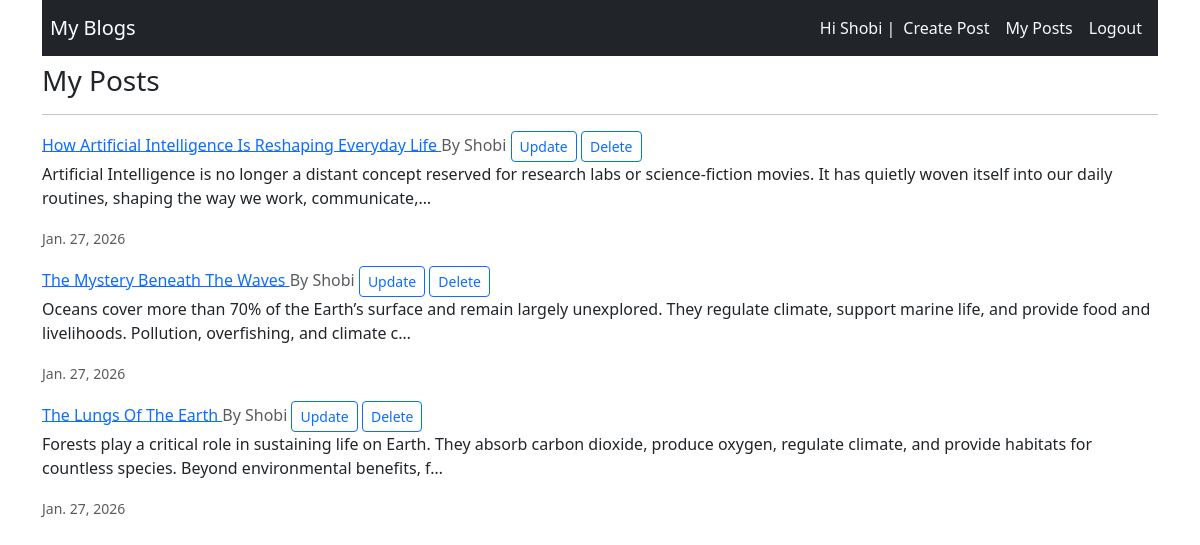
/my-posts/ (signed in), run on the app's committed database.
### blog/models.py (models this page shows, shortened)
class Post(models.Model):
    title = models.CharField(max_length=200)
    content = models.TextField()
    author = models.ForeignKey(User,on_delete=models.CASCADE)
    created_at = models.DateTimeField(auto_now_add=True)

### blog/views.py (the view)
# urls.py: path('my-posts/',views.my_posts,name="my-posts"),
@login_required
def my_posts(request):
    posts = Post.objects.filter(author=request.user)
    return render(request,"my_post.html",{'posts':posts})

### blog/templates/my_post.html
{% extends "base.html" %}
{% block content %}
<h3>My Posts</h3>
<hr>
      {% for post in posts %}
        <div class="Card mb-3">
          <a href="{% url 'detail-post' post.id%}" class="card-title text-primary">{{post.title | title}} </a><span class="text-muted">By {{post.author}}</span></a>
          {% if user == post.author %}
           <a href="{% url 'update-post' post.id%}" class="btn btn-sm btn-outline-primary">Update</a>
           <a href="{% url 'delete-post' post.id%}" class="btn btn-sm btn-outline-primary">Delete</a>
          {% endif %}
          <div class="Card-body">
            <p class="card-text">{{post.content | truncatechars:200}}</p>
            <small class="text-muted">{{post.created_at | date }}</small>
          </div>
        </div>
      {% empty %}
        <p>No posts available</p>
      {% endfor %}
{% endblock content %}

### blog/templates/base.html (shortened to what this page needs)
<!doctype html>
<html lang="en">
  <head>
    <link href="https://cdn.jsdelivr.net/npm/bootstrap@5.3.2/dist/css/bootstrap.min.css" rel="stylesheet">
  </head>
  <body>
    <div class="container">
      <nav class="navbar navbar-expand-lg navbar-dark bg-dark">
        <a class="navbar-brand ms-2" href="{% url 'all-posts' %}">My Blogs</a>
        <div class="collapse navbar-collapse" id="navbarNav">
          <ul class="navbar-nav ms-auto me-2">
            {% if user.is_authenticated %}
              <li class="nav-item text-light mt-2">
                  Hi {{ user.username }} |
              </li>
              <li class="nav-item">
                <a href="{% url 'create-post' %}" class="nav-link text-light">Create Post</a>
              </li>
              <li class="nav-item">
                <a href="{% url 'my-posts' %}" class="nav-link text-light">My Posts</a>
              </li>
              <li class="nav-item">
                <a href="{% url 'logout' %}" class="nav-link text-light">Logout</a>
              </li>
            {% endif %}
          </ul>
        </div>
      </nav>
      {% block content %}{% endblock content %}
    </div>
  </body>
</html>

### data on the page
Post: title "How Artificial Intelligence Is Reshaping Everyday Life", author "Shobi", shows "Update", content "Artificial Intelligence is no longer a distant concept reserved for research labs or science-fiction movies. It has quietly woven itself into our daily routines, shaping the way we work, communicate,…", created_at "Jan. 27, 2026"
Post: title "The Mystery Beneath The Waves", author "Shobi", shows "Update", content "Oceans cover more than 70% of the Earth’s surface and remain largely unexplored. They regulate climate, support marine life, and provide food and livelihoods. Pollution, overfishing, and climate c…", created_at "Jan. 27, 2026"
Post: title "The Lungs Of The Earth", author "Shobi", shows "Update", content "Forests play a critical role in sustaining life on Earth. They absorb carbon dioxide, produce oxygen, regulate climate, and provide habitats for countless species. Beyond environmental benefits, f…", created_at "Jan. 27, 2026"

### other printed values
{{ user.username }} "Shobi"
